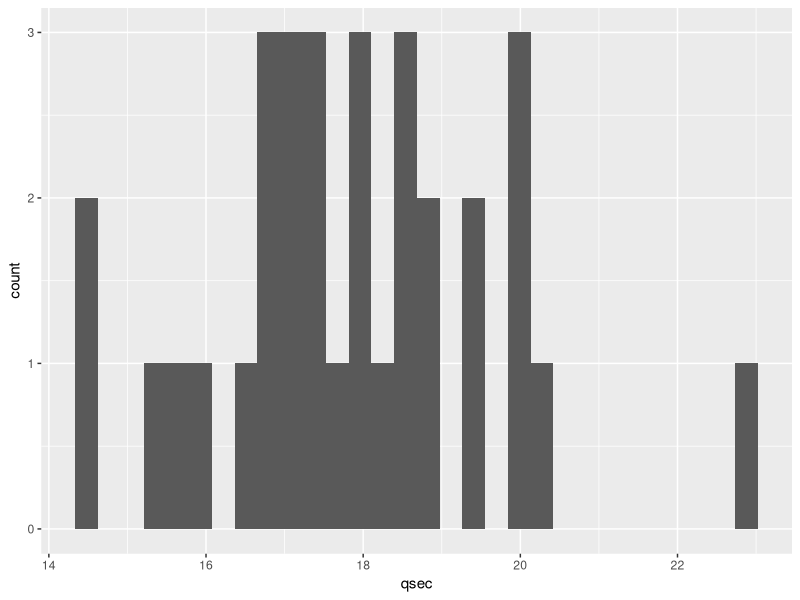

Write R code to recreate this figure.
## ---- chunk 1
#| echo: false
#| warning: false
#| fig-cap: Histogram of qsec
library(ggplot2)
ggplot(mtcars, aes(x=qsec))+geom_histogram()
